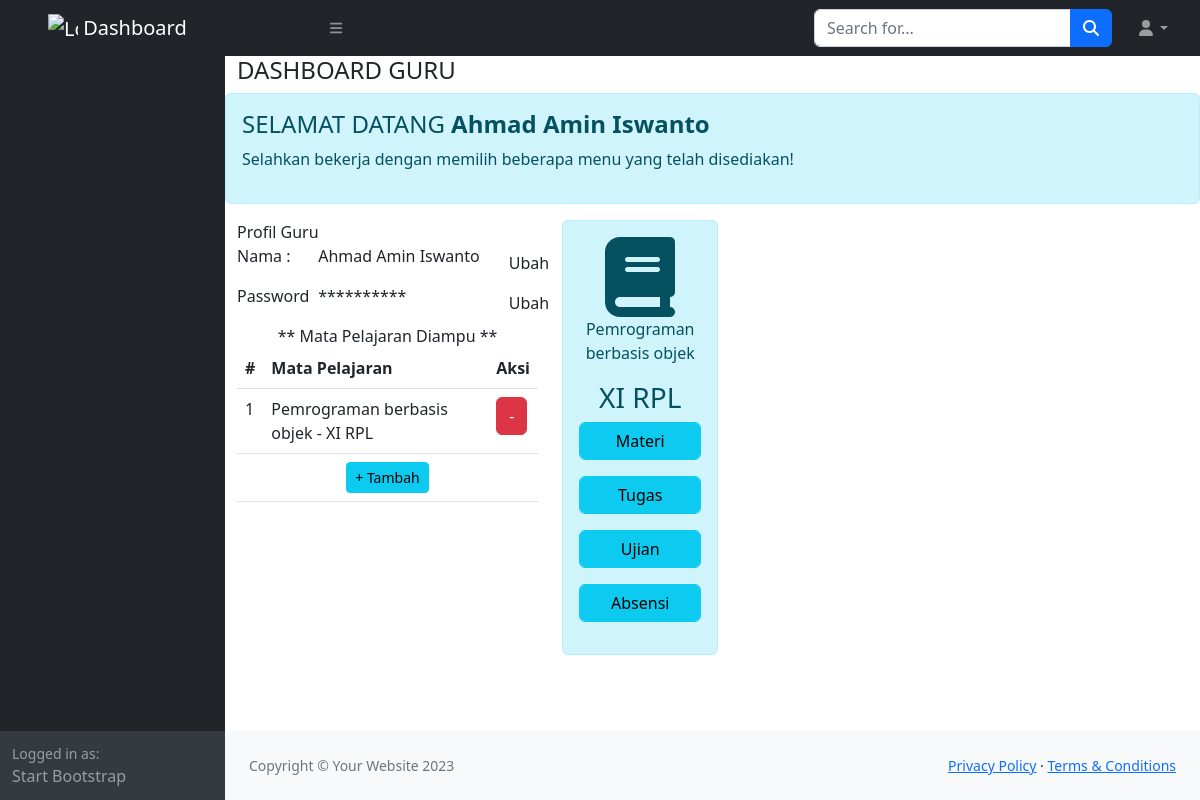
The page /admin/media.php?module=home (signed in) on the database its author committed.
### tables this page shows
CREATE TABLE `guru` (
  `kd_guru` varchar(20) NOT NULL,
  `username` varchar(50) NOT NULL,
  `password` varchar(100) NOT NULL,
  `nip` varchar(50) NOT NULL DEFAULT '-',
  `nama` varchar(100) NOT NULL,
  `telp` varchar(20) NOT NULL DEFAULT '-',
  `email` varchar(30) NOT NULL DEFAULT '-',
  `foto` varchar(100) NOT NULL DEFAULT 'default.jpg',
  `status` varchar(10) NOT NULL DEFAULT 'aktif'
);

CREATE TABLE `pengajaran` (
  `kd_pengajaran` int(11) NOT NULL,
  `kd_mapel` varchar(10) NOT NULL,
  `kd_kelas` varchar(10) NOT NULL,
  `kd_guru` varchar(20) NOT NULL,
  `kd_silabus` varchar(30) NOT NULL DEFAULT '1'
);

CREATE TABLE `mapel` (
  `kd_mapel` varchar(10) NOT NULL,
  `nama_mapel` varchar(100) NOT NULL
);

CREATE TABLE `kelas` (
  `kd_kelas` varchar(10) NOT NULL,
  `nama_kelas` varchar(10) NOT NULL,
  `tingkat` varchar(5) NOT NULL,
  `kd_jurusan` varchar(10) NOT NULL
);

### admin/modul/mod_home/home_v.php (the view, shortened to what this page needs)
<?php
if (empty($_SESSION['username']) AND empty($_SESSION['passuser']) AND $_SESSION['login']==0){
  echo "<script>alert('Kembalilah Kejalan yg benar!!!'); window.location = '../../index.php';</script>";
}
else{
  ?>
  <div class="content-wrapper">
   <div class="container">
    <div class="row pad-botm">
      <div class="col-md-12">
        <h4 class="header-line">DASHBOARD GURU</h4>
      </div>
    </div>
    <?php
    $qguru = mysqli_query($connect,"SELECT * FROM guru WHERE kd_guru='$_SESSION[kode]'");
    $guru = mysqli_fetch_array($qguru);
    ?>
    <div class="row">
      <div class="alert alert-info">
        <h4>SELAMAT DATANG <?php echo " <strong>".$guru['nama']."</strong>"; ?></h4>
        <p>Selahkan bekerja dengan memilih beberapa menu yang telah disediakan!</p>
      </div>
    </div>
    <div class="row">
      <div class="col-md-4 col-sm-4 col-xs-12">
        <div class="panel panel-info">
          <div class="panel-heading">
            Profil Guru
          </div>
          <div class="panel-body">
            <div class="row">
              <label class="col-sm-3 col-xs-3">Nama : </label>
              <p class="col-sm-7 col-xs-7"><?php echo $guru['nama'] ?></p>
              <a class="col-sm-2 col-xs-2 btn btn-xs" href="" data-toggle="modal" data-target="#modalnama">Ubah</a>
            </div>
            <div class="row">
              <label class="col-sm-3 col-xs-3">Password</label>
              <p class="col-sm-7 col-xs-7"> ********** </p>
              <a class="col-sm-2 col-xs-2 btn btn-xs" href="" data-toggle="modal" data-target="#modalpassowrd">Ubah</a>
            </div>
            <div class="row">
              <label class="col-sm-12 col-xs-12 text-center">** Mata Pelajaran Diampu **</label>
              <div class="panel panel-info">
                <div class="panel-body table-responsive">
                  <table class="table">
                    <thead>
                      <tr>
                        <th>#</th>
                        <th>Mata Pelajaran</th>
                        <th>Aksi</th>
                      </tr>
                    </thead>
                    <tbody>
                      <?php
                      $i=1;
                      $qget=mysqli_query($connect,"SELECT * FROM mapel,kelas,pengajaran WHERE pengajaran.kd_mapel=mapel.kd_mapel AND pengajaran.kd_kelas=kelas.kd_kelas AND pengajaran.kd_guru LIKE '%$guru[kd_guru]%'");
                      while ($ajar=mysqli_fetch_array($qget)) {
                        echo "<tr>";
                        echo "<td> $i </td>
                        <td>$ajar[nama_mapel] - $ajar[nama_kelas]</td>
                        <td><a class='btn btn-xs btn-danger' href='modul/mod_home/aksi.php?act=del&kd=$ajar[kd_pengajaran]&kdg=$guru[kd_guru]'>-</a></td>";
                        echo "</tr>";
                        $i++;
                      }
                      ?>
                      <tr>
                        <td colspan="3" class="text-center">
                          <a class="btn btn-info btn-sm" data-toggle="modal" data-target="#myModal"> + Tambah </a>
                        </td>
                      </tr>
                    </tbody>
                  </table>
                </div>
              </div>
            </div>
          </div>
        </div>
      </div>
      <div class="col-md-8 col-sm-8 col-xs-12">
        <div class="panel panel-info">
          <div class="panel-body">
            <?php
            $qbacakurikulum="SELECT kls.kd_kelas,kls.nama_kelas,m.nama_mapel,m.kd_mapel
            FROM pengajaran as p, kelas as kls, mapel as m
            WHERE kls.kd_kelas=p.kd_kelas AND m.kd_mapel=p.kd_mapel AND p.kd_guru LIKE '%$guru[kd_guru]%'";
            $datakurikulum=mysqli_query($connect,$qbacakurikulum);
            while ($rkur=mysqli_fetch_array($datakurikulum)){
              echo "<div class=\"col-md-3 col-sm-3 col-xs-6\">
              <div class=\"alert alert-info back-widget-set text-center\">
              <i class=\"fa fa-book fa-5x\"></i>
              <p>$rkur[nama_mapel]</p>
              <h3>$rkur[nama_kelas]</h3>
              <p><a class='btn btn-xs btn-info form-control' href='?module=materi&mp=$rkur[kd_mapel]&kls=$rkur[kd_kelas]'> Materi </a></p>
              <p><a class='btn btn-xs btn-info form-control' href='?module=tugas&mp=$rkur[kd_mapel]&kls=$rkur[kd_kelas]'> Tugas </a></p>
              <p><a class='btn btn-xs btn-info form-control' href='?module=ujian&mp=$rkur[kd_mapel]&kls=$rkur[kd_kelas]'> Ujian </a></p>
              <p><a class='btn btn-xs btn-info form-control' href='?module=absensi&mp=$rkur[kd_mapel]&kls=$rkur[kd_kelas]'> Absensi </a></p>
              </div>
              </div>";
            }
            ?>
          </div>
        </div>
      </div>
    </div>
  </div>
</div>
<?php } ?>

### rows shown on the page
guru: nama "Ahmad Amin Iswanto"
pengajaran: kd_mapel.nama_mapel "Pemrograman berbasis objek", kd_kelas.nama_kelas "XI RPL"
kelas: mapel.nama_mapel "Pemrograman berbasis objek", nama_kelas "XI RPL"
